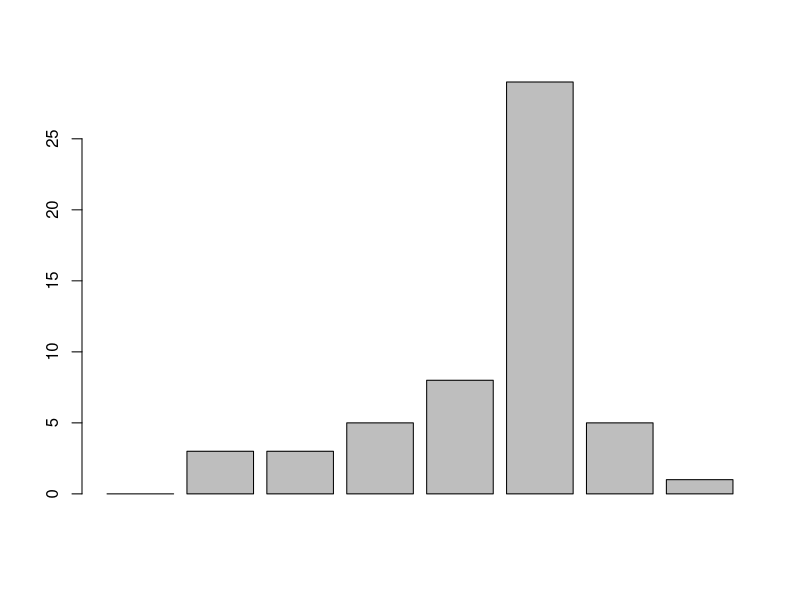
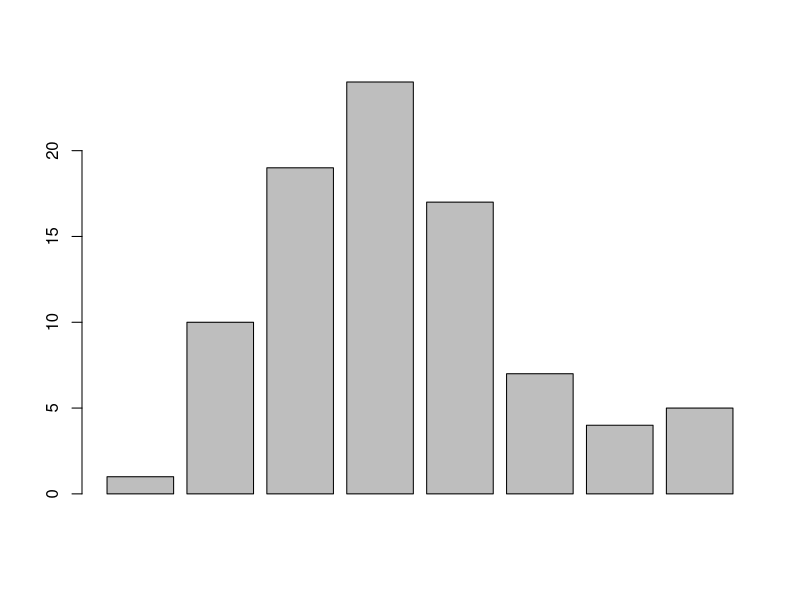
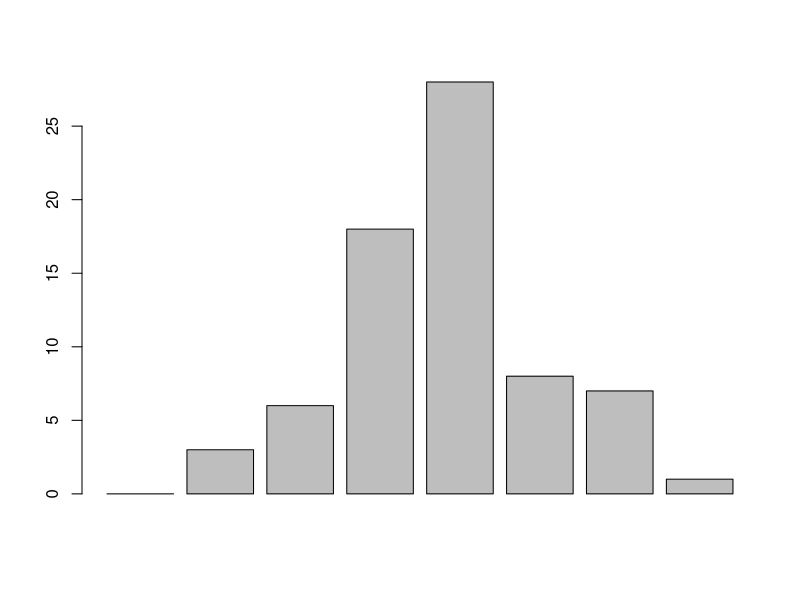
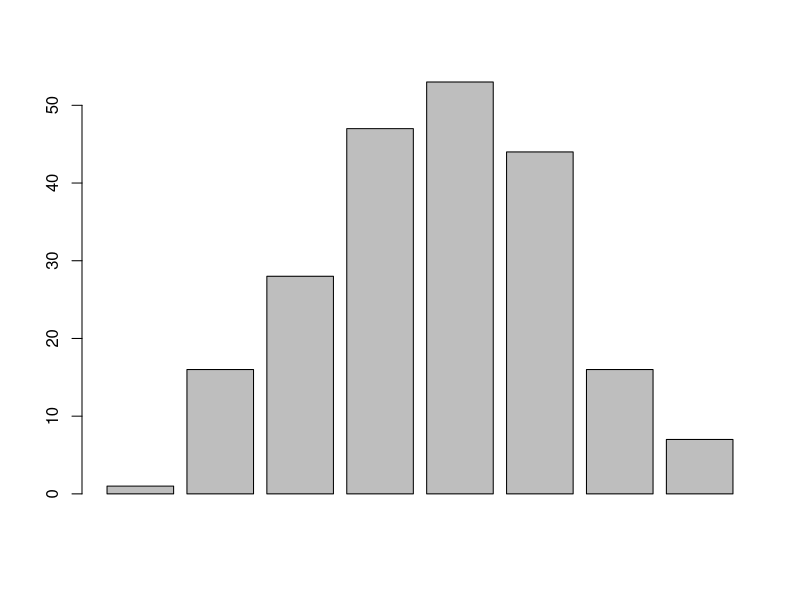

The R source for these figures, in order:
# Data for each section
section1 <- c(0, 3, 3, 5, 8, 29, 5, 1)
section2 <- c(1, 10, 19, 24, 17, 7, 4, 5)
section3 <- c(0, 3, 6, 18, 28, 8, 7, 1)

barplot(section1)
barplot(section2)
barplot(section3)
# Overall data
overall <- section1 + section2 + section3
barplot(overall)
# Calculate frequency of each grade for individual sections
freq1 <- table(section1)
freq2 <- table(section2)
freq3 <- table(section3)

# Calculate frequency of each grade at overall level
freq_overall <- table(overall)

# Calculate percent of each grade for individual sections
percent1 <- prop.table(freq1) * 100
percent2 <- prop.table(freq2) * 100
percent3 <- prop.table(freq3) * 100

# Calculate percent of each grade at overall level
percent_overall <- prop.table(freq_overall) * 100

# Calculate total number of students for each section
total1 <- sum(section1)
total2 <- sum(section2)
total3 <- sum(section3)

# Calculate total number of students at overall level
total_overall <- sum(overall)

# Print the results
cat("Frequency for each grade in section 1:\n")
print(freq1)
cat("\nFrequency for each grade in section 2:\n")
print(freq2)
cat("\nFrequency for each grade in section 3:\n")
print(freq3)
cat("\nFrequency for each grade overall:\n")
print(freq_overall)

cat("\nPercent of each grade in section 1:\n")
print(percent1)
cat("\nPercent of each grade in section 2:\n")
print(percent2)
cat("\nPercent of each grade in section 3:\n")
print(percent3)
cat("\nPercent of each grade overall:\n")
print(percent_overall)

cat("\nTotal number of students in section 1:", total1)
cat("\nTotal number of students in section 2:", total2)
cat("\nTotal number of students in section 3:", total3)
cat("\nTotal number of students overall:", total_overall)